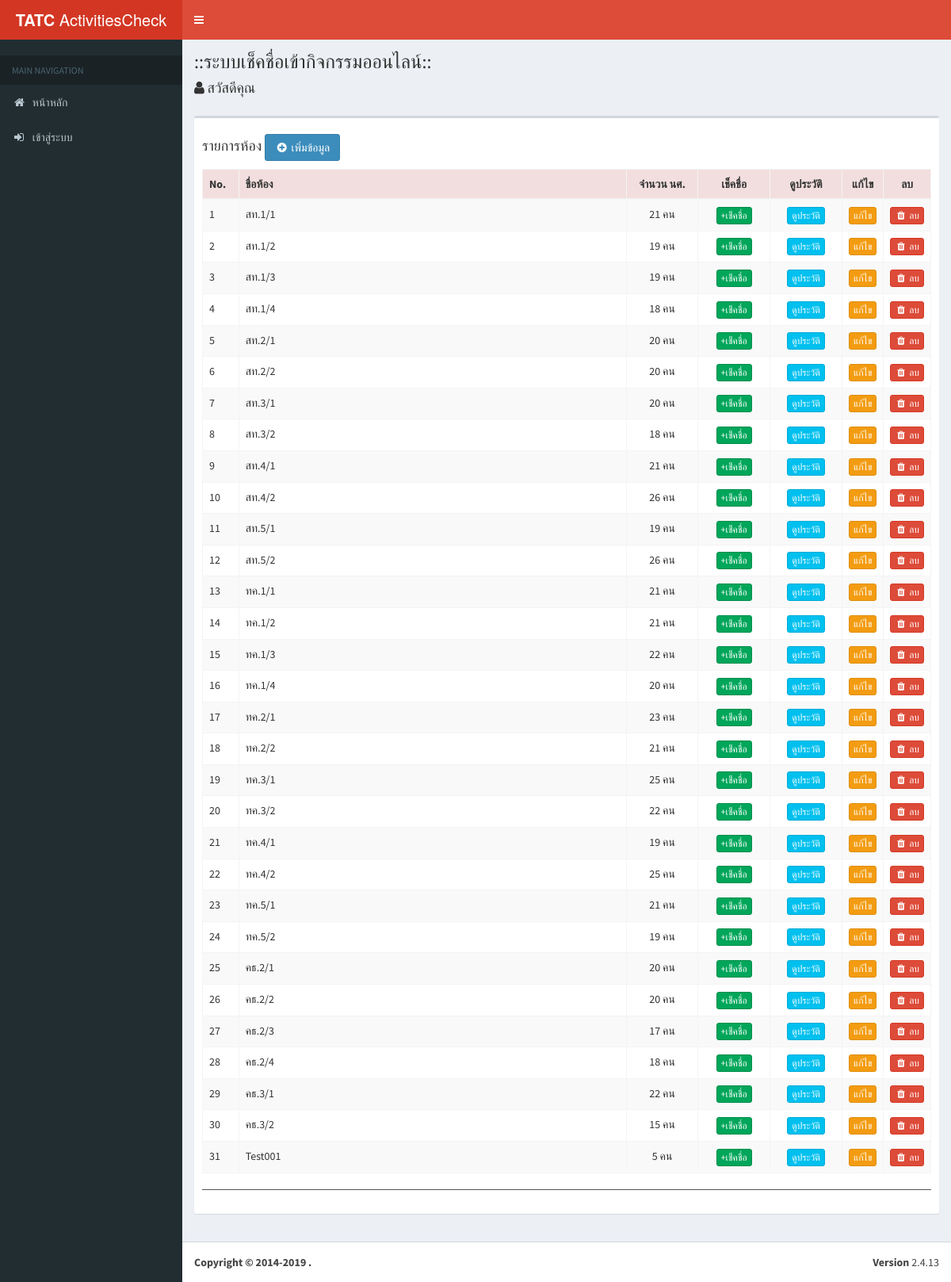
Screenshot of /teacher with the database file from the repository.
### tables this page shows
CREATE TABLE `tbl_class` (
  `s_id` int(11) NOT NULL,
  `s_name` varchar(100) NOT NULL,
  `ref_teacher_id` int(11) DEFAULT NULL COMMENT 'ไอดี อ.ที่ปรึกษา'
);

### application/controllers/Teacher.php (called while the page is built, shortened)
<?php
class Teacher extends CI_Controller {
	public function __construct()
	{
		$this->load->model('data_model');
	}
	public function index()
	{
		$teacher_id = $_SESSION['teacher_id'];
		$data['rsteacher']=$this->data_model->queryTeacherDetail($teacher_id);
		$data['rs']=$this->data_model->queryListSubject();
		$this->load->view('template/header');
		$this->load->view('subject_list_view',$data);
		$this->load->view('template/footer');
	}
}

### index.php (called while the page is built, shortened)
<?php
require_once BASEPATH.'core/CodeIgniter.php';

### application/models/Data_model.php (called while the page is built, shortened)
<?php
class Data_model extends CI_Model {
        public function queryListSubject()
        {
                $this->db->select('s.*, COUNT(ref_std_id) AS totalstd');
                $this->db->from('tbl_class  as s');
                $this->db->join('tbl_enroll as e', 's.s_id=e.ref_s_id','left');
                $this->db->group_by('s.s_id');
                $query = $this->db->get();
                return $query->result();
        }
        public function queryTeacherDetail($teacher_id)
        {
                $this->db->where('teacher_id',$teacher_id);
                $rs = $this->db->get('tbl_teacher');
                return FALSE;
        }
}

### application/views/subject_list_view.php (the view)
<div class="content-wrapper">
  <section class="content-header">
    <h1>
    ::ระบบเช็คชื่อเข้ากิจกรรมออนไลน์:: </h1>
    <h4>
    <i class="fa fa-user"></i> สวัสดีคุณ<?=$rsteacher->teacher_firstname;?> <?=$rsteacher->teacher_lastname;?>
    </h4>
  </section>
  <section class="content">
    <div class="row">
      <div class="col-xs-12">
        <div class="box">
          <div class="box-body table-responsive">
            <h4>รายการห้อง
              <a class="btn btn-primary" href="<?= site_url('InsertClass'); ?>" role="button"><i class="fa fa-fw fa-plus-circle"></i> เพิ่มข้อมูล</a>
            </h4>
            <table id="example1x" class="table table-bordered table-striped">
              <thead>
                <tr class="danger">
                  <th width="5%">No.</th>
                  <th width="55%">ชื่อห้อง</th>
                  <th width="10%" class="text-center">จำนวน นศ.</th>
                  <th width="10%" class="text-center">เช็คชื่อ</th>
                  <th width="10%" class="text-center">ดูประวัติ</th>
                  <th width="5%" class="text-center">แก้ไข</th>
                  <th width="5%" class="text-center">ลบ</th>
                </tr>
              </thead>
              <tbody>
                <?php foreach ($rs as $row) { ?>
                <tr>
                  <td><?= $row->s_id;?></td>
                  <td><?= $row->s_name;?></td>
                  <td class="text-center"><?= $row->totalstd;?> คน</td>
                  <td class="text-center">
                    <?php if($row->totalstd > 0){ ?>
                    <a href="<?= site_url('teacher/checkInForm/'.$row->s_id);?>" class="btn btn-success btn-xs">+เช็คชื่อ</a>
                  <?php }else{
                    echo '-';
                    } ?>
                  </td>
                  <td class="text-center">
                    <?php if($row->totalstd > 0){ ?>
                    <a href="<?= site_url('teacher/checkInHistory/'.$row->s_id);?>" class="btn btn-info btn-xs">ดูประวัติ</a>
                  <?php }else{
                    echo '-';
                    } ?>
                  </td>
                  <td class="text-center">
                    <a href="<?php echo site_url('teacher/EditSubjectForm/'.$row->s_id); ?>" class="btn btn-warning btn-xs">แก้ไข</a></td>
                  <td class="text-center"><a class="btn btn-danger btn-xs" href="<?php echo site_url('teacher/del/'.$row->s_id); ?>" role="button" onclick="return confirm('ยืนยันการลบข้อมูล??');"><i class="fa fa-fw fa-trash" ></i> ลบ</a>
                  </td>
                  </tr>
                <?php } ?>
                </tbody>
              </table>
              <hr>
            </div>
          </div>
        </div>
      </div>
    </section>
  </div>

### rows the page displays
tbl_class: s_id "1", s_name "สท.1/1", totalstd "21"
tbl_class: s_id "2", s_name "สท.1/2", totalstd "19"
tbl_class: s_id "3", s_name "สท.1/3", totalstd "19"
tbl_class: s_id "4", s_name "สท.1/4", totalstd "18"
tbl_class: s_id "5", s_name "สท.2/1", totalstd "20"
tbl_class: s_id "6", s_name "สท.2/2", totalstd "20"
tbl_class: s_id "7", s_name "สท.3/1", totalstd "20"
tbl_class: s_id "8", s_name "สท.3/2", totalstd "18"
tbl_class: s_id "9", s_name "สท.4/1", totalstd "21"
tbl_class: s_id "10", s_name "สท.4/2", totalstd "26"
tbl_class: s_id "11", s_name "สท.5/1", totalstd "19"
tbl_class: s_id "12", s_name "สท.5/2", totalstd "26"
tbl_class: s_id "13", s_name "ทค.1/1", totalstd "21"
tbl_class: s_id "14", s_name "ทค.1/2", totalstd "21"
tbl_class: s_id "15", s_name "ทค.1/3", totalstd "22"
tbl_class: s_id "16", s_name "ทค.1/4", totalstd "20"
tbl_class: s_id "17", s_name "ทค.2/1", totalstd "23"
tbl_class: s_id "18", s_name "ทค.2/2", totalstd "21"
tbl_class: s_id "19", s_name "ทค.3/1", totalstd "25"
tbl_class: s_id "20", s_name "ทค.3/2", totalstd "22"
tbl_class: s_id "21", s_name "ทค.4/1", totalstd "19"
tbl_class: s_id "22", s_name "ทค.4/2", totalstd "25"
tbl_class: s_id "23", s_name "ทค.5/1", totalstd "21"
tbl_class: s_id "24", s_name "ทค.5/2", totalstd "19"
tbl_class: s_id "25", s_name "คธ.2/1", totalstd "20"
tbl_class: s_id "26", s_name "คธ.2/2", totalstd "20"
tbl_class: s_id "27", s_name "คธ.2/3", totalstd "17"
tbl_class: s_id "28", s_name "คธ.2/4", totalstd "18"
tbl_class: s_id "29", s_name "คธ.3/1", totalstd "22"
tbl_class: s_id "30", s_name "คธ.3/2", totalstd "15"
tbl_class: s_id "31", s_name "Test001", totalstd "5"
